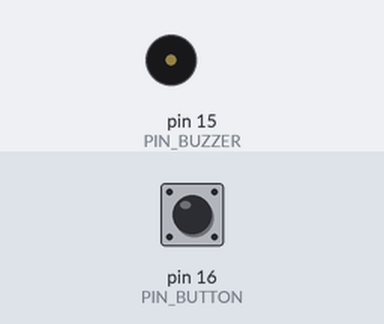
This sketch was run on a simulated Arduino Uno, built with avr-gcc and run on an emulated ATmega328P. On the bench: buzzer (waves = sounding, pin HIGH). Inputs (shaded band) come from the test bench; at power-on: pin 16 (PIN_BUTTON) HIGH.

Above: at 1.2 s.
1.3 s: pin 16 (PIN_BUTTON) pulled LOW for 0.15 s
At 1.37 s:
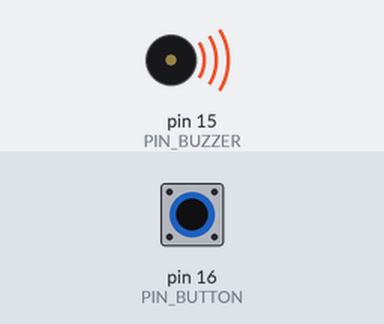
2.9 s: pin 16 (PIN_BUTTON) pulled LOW for 3.2 s
At 7.5 s:
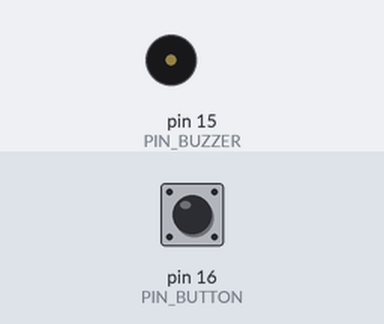
Timing chart, 0 to 9.0 s (numbered marks = the images above; inputs shaded):
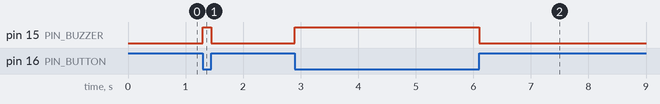

The sketch:

active-buzzer.ino
```cpp
#define PIN_BUZZER 15
#define PIN_BUTTON 16

void setup() {
  pinMode(PIN_BUZZER, OUTPUT);
  pinMode(PIN_BUTTON, INPUT);
  digitalWrite(PIN_BUZZER, LOW);
}

// The software part is actually quite simple and can be summarised
// as emit a 3.3v signal from pin 15 when the button is clicked (pin 15)

// The circuit tho is the interesting part, consider it as divided in 2 parts

// The first one used to intercept the click of the button
// and the second one to emit a 3.3v signal, amplified it with a transistor to 5v
// in order to make the buzzer sound, and reintroduce the 5v into the board via the VBUS

// Fascinating!
void loop() {
  if (digitalRead(PIN_BUTTON) == LOW) {
    digitalWrite(PIN_BUZZER, HIGH);
  } else {
    digitalWrite(PIN_BUZZER, LOW);
  }
}
```

Measured:
- after the input at 1.3 s, pin 15 (PIN_BUZZER): LOW → HIGH at once, → LOW 0.15 s later
- after the input at 2.9 s, pin 15 (PIN_BUZZER): LOW → HIGH at once, → LOW 3.2 s later
